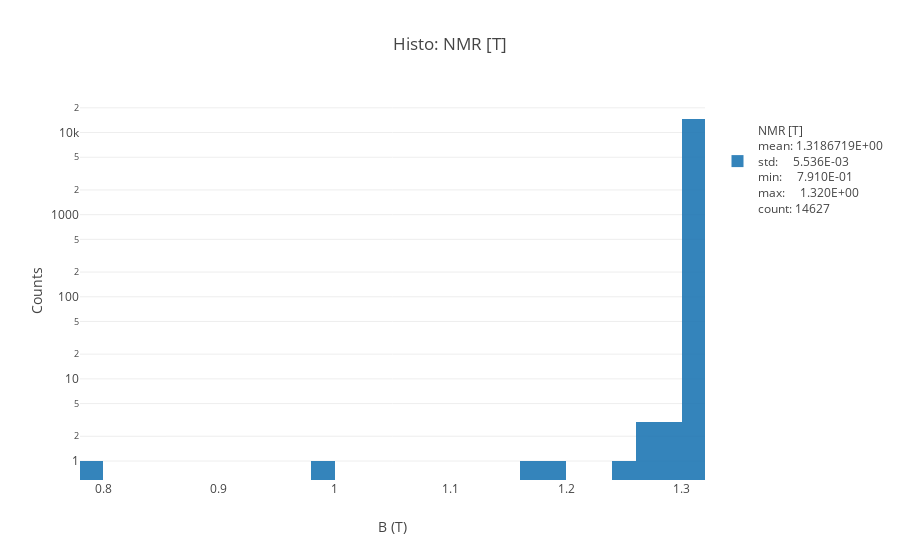

Notebook cell for this chart:
### Code cell
histo(df_nz['NMR [T]'],bins=50,yscale='log',inline=True);

### Figure 1 — Plotly figure (JSON) as saved in the notebook; plotly's stock layout.template omitted (floating-point values rounded to 4 significant figures; data arrays with more than 128 entries replaced by an {"elided": "..."} marker saying what was removed)
{"data": [{"name": "<br>NMR [T]<br>mean: 1.3186719E+00<br>std:     5.536E-03<br>min:     7.910E-01<br>max:     1.320E+00<br>count: 14627", "nbinsx": 50, "opacity": 0.9, "type": "histogram", "uid": "5e93c579-8773-4c0e-a4aa-004093e04feb", "x": {"elided": "14627 float values"}}], "layout": {"barmode": "overlay", "showlegend": true, "title": "Histo: NMR [T]", "xaxis": {"title": "B (T)"}, "yaxis": {"autorange": true, "title": "Counts", "type": "log"}}}
